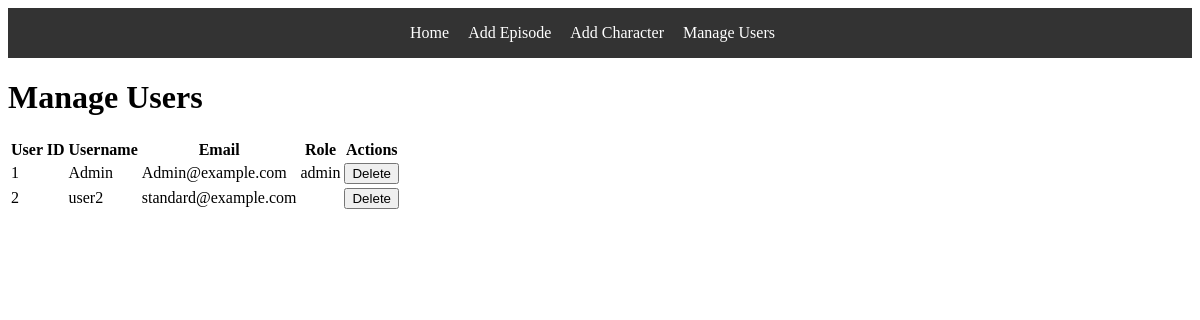
The app's page /Website_files/users.php with its own data.
### tables this page shows
CREATE TABLE Users (
    user_id INT AUTO_INCREMENT PRIMARY KEY,
    username VARCHAR(50) NOT NULL UNIQUE,
    password VARCHAR(255) NOT NULL,
    email VARCHAR(100) NOT NULL UNIQUE,
    role ENUM('admin', 'standard') DEFAULT 'standard' NOT NULL,
    created_at TIMESTAMP DEFAULT CURRENT_TIMESTAMP,
    last_login TIMESTAMP NULL
);

### Website_files/users.php (the view, shortened to what this page needs)
<?php include 'nav.php'; ?>
<h1>Manage Users</h1>
<?php
include 'db_connect.php';
$sql = "SELECT * FROM Users";
$result = $conn->query($sql);
?>
<table>
    <thead>
        <tr>
            <th>User ID</th>
            <th>Username</th>
            <th>Email</th>
            <th>Role</th>
            <th>Actions</th>
        </tr>
    </thead>
    <tbody>
        <?php while ($row = $result->fetch_assoc()): ?>
            <tr>
                <td><?php echo htmlspecialchars($row['user_id']); ?></td>
                <td><?php echo htmlspecialchars($row['username']); ?></td>
                <td><?php echo htmlspecialchars($row['email']); ?></td>
                <td><?php echo htmlspecialchars($row['role']); ?></td>
                <td>
                    <form method="POST" action="" style="display:inline;">
                        <input type="submit" name="delete_user" value="Delete">
                    </form>
                </td>
            </tr>
        <?php endwhile; ?>
    </tbody>
</table>

### Website_files/nav.php (shortened to what this page needs)
<nav>
    <ul>
        <li><a href="../index.php">Home</a></li>
        <li><a href="/Website_files/add_episode.php">Add Episode</a></li>
        <li><a href="/Website_files/add_character.php">Add Character</a></li>
        <li><a href="/website_files/users.php">Manage Users</a></li>
    </ul>
</nav>

### Website_files/nav.php (style rules this page uses)
nav { background-color: #333; padding: 1em; text-align: center; display: block; margin-bottom: 20px; }
nav ul { list-style-type: none; margin: 0; padding: 0; }
nav ul li { display: inline; margin-right: 15px; }
nav ul li a { color: white; text-decoration: none; }

### records on screen
users: user_id "1", username "Admin", email "Admin@example.com", role "admin"
users: user_id "2", username "user2", email "standard@example.com"
